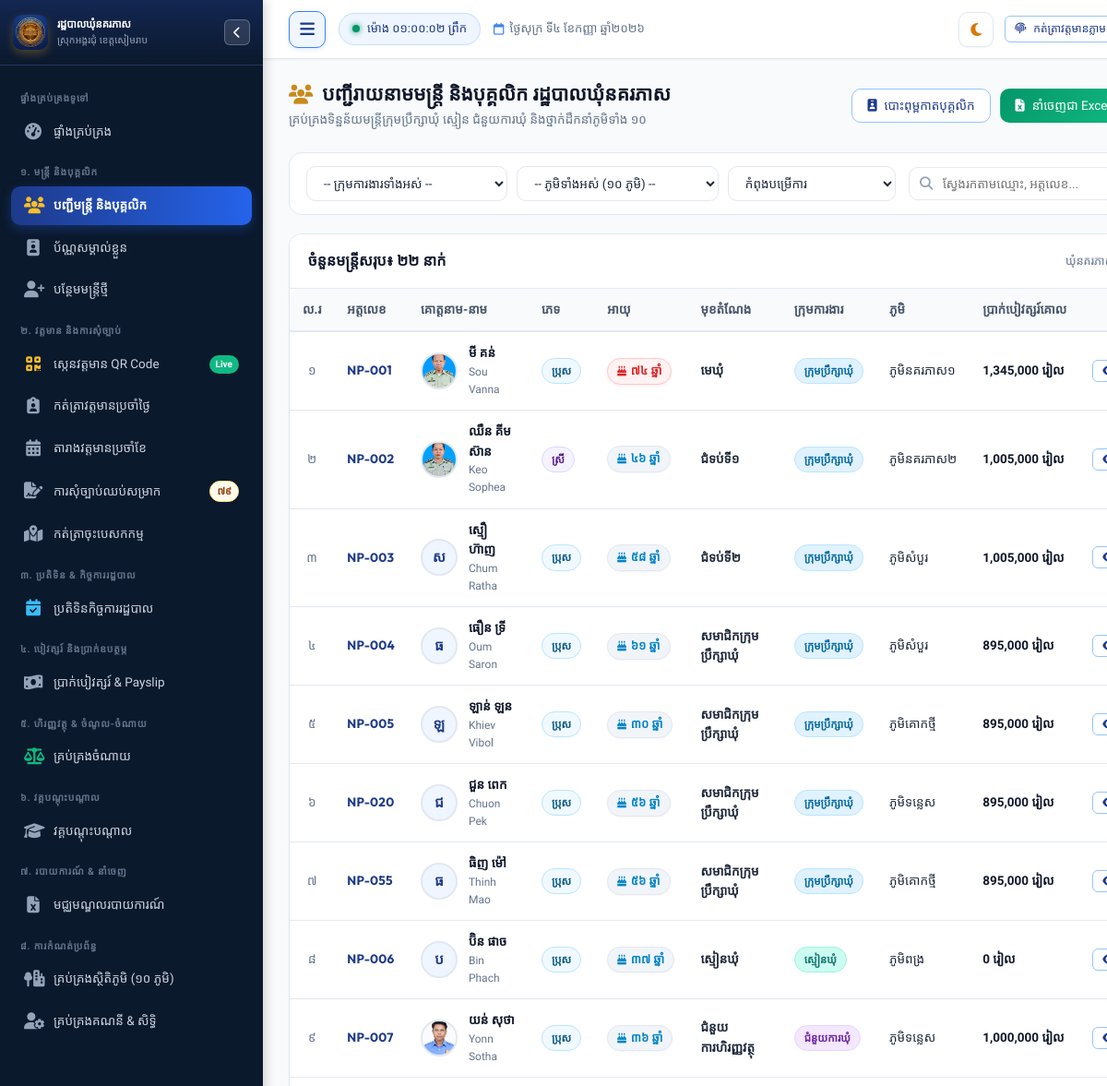
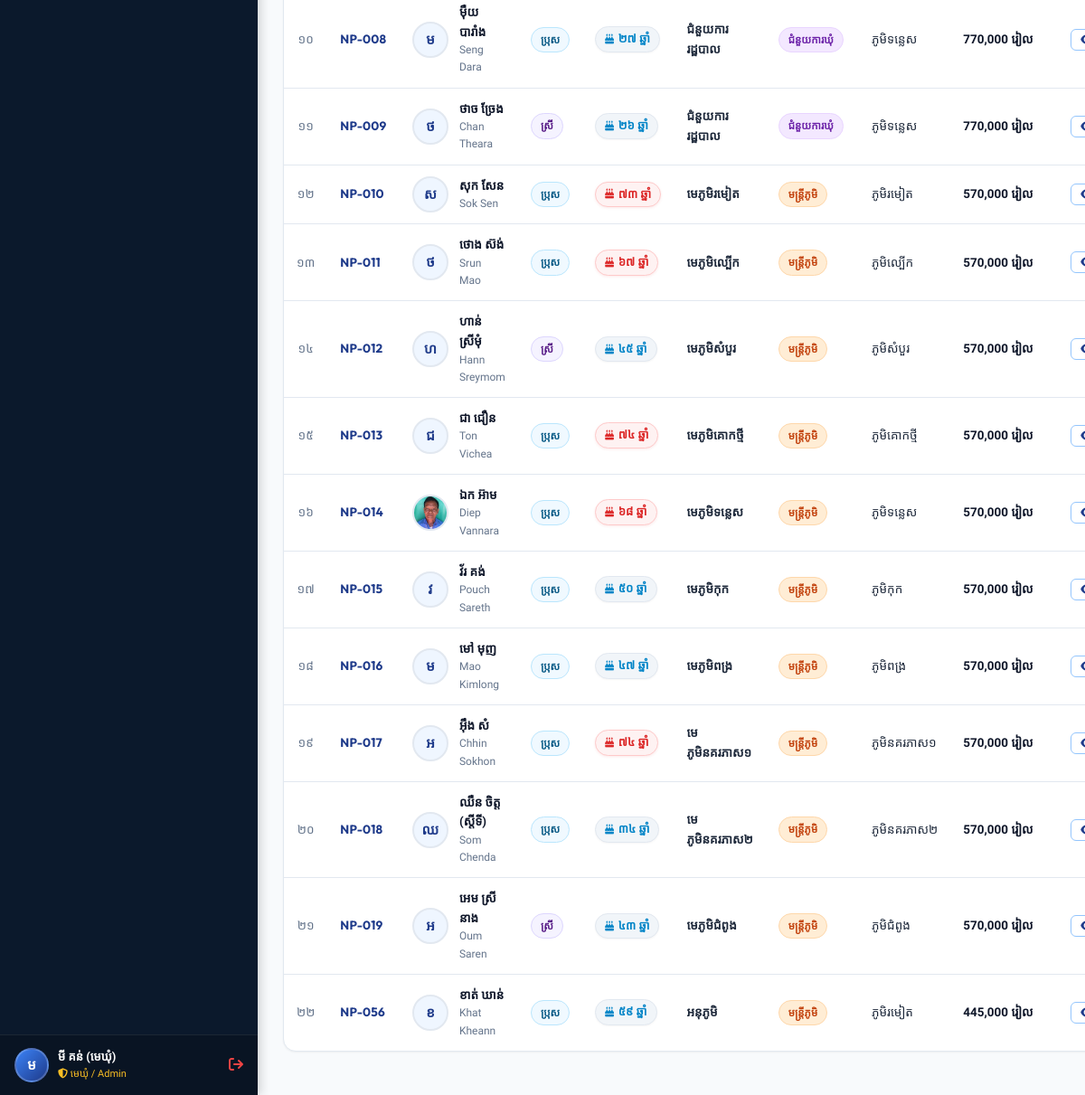
Page /staff (signed in) on the committed database (2 pictures, top to bottom).
### tables this page shows
CREATE TABLE staff (
        id INTEGER PRIMARY KEY AUTOINCREMENT,
        officer_code TEXT UNIQUE NOT NULL,
        name_kh TEXT NOT NULL,
        name_en TEXT NOT NULL,
        gender TEXT NOT NULL, -- 'ប្រុស', 'ស្រី'
        dob TEXT NOT NULL,
        national_id TEXT,
        phone TEXT,
        email TEXT,
        village TEXT NOT NULL,
        commune TEXT DEFAULT 'នគរភាស',
        district TEXT DEFAULT 'វ៉ារិន',
        province TEXT DEFAULT 'សៀមរាប',
        address TEXT,
        category TEXT NOT NULL, -- 'council', 'clerk', 'contract', 'village'
        position_title_kh TEXT NOT NULL,
        position_title_en TEXT,
        cadre_level TEXT, -- កម្រិតក្របខណ្ឌ
        appointment_date TEXT,
        contract_end_date TEXT,
        base_salary REAL DEFAULT 0,
        position_allowance REAL DEFAULT 0,
        family_allowance REAL DEFAULT 0,
        education_level TEXT,
        photo TEXT,
        status TEXT DEFAULT 'active', -- 'active', 'resigned', 'retired', 'suspended'
        emergency_contact TEXT,
        notes TEXT,
        created_at TIMESTAMP DEFAULT CURRENT_TIMESTAMP,
        updated_at TIMESTAMP DEFAULT CURRENT_TIMESTAMP
    );

### app.py (the view)
@app.route("/staff")
@login_required
def staff_list():
    category = request.args.get("category", "").strip()
    village = request.args.get("village", "").strip()
    search = request.args.get("q", "").strip()
    status = request.args.get("status", "active").strip()
    conn = get_db()
    cursor = conn.cursor()
    query = "SELECT * FROM staff WHERE 1=1"
    params = []
    if status and status != "all":
        query += " AND status = ?"
        params.append(status)
    if category and category in STAFF_CATEGORIES:
        query += " AND category = ?"
        params.append(category)
    if village:
        query += " AND village = ?"
        params.append(village)
    if search:
        query += " AND (name_kh LIKE ? OR name_en LIKE ? OR officer_code LIKE ? OR phone LIKE ? OR position_title_kh LIKE ?)"
        pattern = f"%{search}%"
        params.extend([pattern, pattern, pattern, pattern, pattern])
    query += " ORDER BY CASE category WHEN 'council' THEN 1 WHEN 'clerk' THEN 2 WHEN 'contract' THEN 3 ELSE 4 END, id"
    cursor.execute(query, params)
    staff_rows = cursor.fetchall()
    cursor.execute("SELECT village_name_kh FROM villages ORDER BY id")
    village_list = [r[0] for r in cursor.fetchall()]
    conn.close()
    return render_template(
        "staff/list.html",
        staff_rows=staff_rows,
        selected_category=category,
        selected_village=village,
        selected_status=status,
        search_query=search,
        village_list=village_list
    )

### templates/staff/list.html (shortened to what this page needs)
{% extends "base.html" %}
{% block content %}
<div class="page-header">
  <div class="page-header-title">
    <h1>
      <i class="fa-solid fa-users text-gold"></i>
      <span>បញ្ជីរាយនាមមន្ត្រី និងបុគ្គលិក រដ្ឋបាលឃុំនគរភាស</span>
    </h1>
    <p>គ្រប់គ្រងទិន្នន័យមន្ត្រីក្រុមប្រឹក្សាឃុំ ស្មៀន ជំនួយការឃុំ និងថ្នាក់ដឹកនាំភូមិទាំង ១០</p>
  </div>
  <div class="page-actions">
    <a href="{{ url_for('staff_id_cards_batch') }}" class="btn btn-outline-primary">
      <i class="fa-solid fa-id-badge"></i>
      <span>បោះពុម្ពកាតបុគ្គលិក</span>
    </a>
    <a href="{{ url_for('export_staff_excel_route', category=selected_category) }}" class="btn btn-success">
      <i class="fa-solid fa-file-excel"></i>
      <span>នាំចេញជា Excel</span>
    </a>
  </div>
</div>
<form method="GET" action="{{ url_for('staff_list') }}" class="filter-toolbar">
  <div class="filter-group-row">
    <select name="category" class="form-select" onchange="this.form.submit()" title="ជ្រើសរើសក្រុមការងារ">
      <option value="">-- ក្រុមការងារទាំងអស់ --</option>
    </select>
    <select name="village" class="form-select" onchange="this.form.submit()" title="ជ្រើសរើសភូមិ">
      <option value="">-- ភូមិទាំងអស់ (១០ ភូមិ) --</option>
    </select>
    <select name="status" class="form-select" onchange="this.form.submit()" title="ជ្រើសរើសស្ថានភាព">
      <option value="active" {% if selected_status == 'active' %}selected{% endif %}>កំពុងបម្រើការ</option>
    </select>
  </div>
  <div class="filter-search-group">
    <div class="search-input-wrapper">
      <i class="fa-solid fa-magnifying-glass search-icon"></i>
      <input type="text" name="q" value="{{ search_query }}" class="form-control" placeholder="ស្វែងរកតាមឈ្មោះ, អត្តលេខ...">
    </div>
  </div>
</form>
<div class="card">
  <div class="card-header">
    <div class="card-title">
      <span>ចំនួនមន្ត្រីសរុប៖ <strong>{{ staff_rows | length | kh_num }} នាក់</strong></span>
    </div>
    <div style="font-size: 12.5px; color: var(--text-muted);">
      ឃុំនគរភាស ស្រុកអង្គរជុំ ខេត្តសៀមរាប
    </div>
  </div>
  <div class="card-body" style="padding: 0;">
    <div class="table-responsive">
      <table class="custom-table filterable-table">
        <thead>
          <tr>
            <th style="width: 50px; text-align: center;">ល.រ</th>
            <th style="white-space: nowrap;">អត្តលេខ</th>
            <th>គោត្តនាម-នាម</th>
            <th>ភេទ</th>
            <th>អាយុ</th>
            <th>មុខតំណែង</th>
            <th>ក្រុមការងារ</th>
            <th>ភូមិ</th>
            <th style="white-space: nowrap;">ប្រាក់បៀវត្សរ៍គោល</th>
            <th style="text-align: center; width: 140px;">សកម្មភាព</th>
          </tr>
        </thead>
        <tbody>
          {% for s in staff_rows %}
          <tr>
            <td style="text-align: center; color: var(--text-muted);">{{ loop.index | kh_num }}</td>
            <td style="white-space: nowrap;">
              <span class="officer-code-pill">{{ s.officer_code }}</span>
            </td>
            <td>
              <div class="avatar-cell">
                {% if s.photo %}
                <img src="{{ url_for('static', filename='uploads/' + s.photo) }}" alt="{{ s.name_kh }}" class="avatar-circle" style="object-fit: cover;">
                {% else %}
                <div class="avatar-circle">
                  {{ s.name_kh[:1] }}
                </div>
                {% endif %}
                <div class="avatar-details">
                  <a href="{{ url_for('staff_detail', staff_id=s.id) }}" class="primary-name">
                    {{ s.name_kh }}
                  </a>
                  <div class="sub-name font-latin">{{ s.name_en }}</div>
                </div>
              </div>
            </td>
            <td>
              <span class="badge {% if s.gender == 'ស្រី' %}badge-purple{% else %}badge-info{% endif %}">
                {{ s.gender }}
              </span>
            </td>
            <td style="white-space: nowrap;">
              {% set staff_age = s.dob | age %}
              <span class="age-badge {% if staff_age and staff_age > 65 %}age-senior{% endif %}">
                <i class="fa-solid fa-cake-candles"></i>
                {{ s.dob | kh_age }}
              </span>
            </td>
            <td>
              <strong>{{ s.position_title_kh }}</strong>
            </td>
            <td>
              {% set cat_info = STAFF_CATEGORIES.get(s.category, {}) %}
              <span class="badge {{ cat_info.badge_class }}">
                {{ cat_info.name_kh }}
              </span>
            </td>
            <td style="white-space: nowrap;">ភូមិ{{ s.village }}</td>
            <td style="white-space: nowrap;">
              <span class="salary-text">{{ s.base_salary | currency }}</span>
            </td>
            <td style="text-align: center;">
              <div style="display: flex; justify-content: center; gap: 5px;">
                <a href="{{ url_for('staff_detail', staff_id=s.id) }}" class="btn btn-sm btn-outline-primary" title="មើលប្រវត្តិរូបលម្អិត">
                  <i class="fa-solid fa-eye"></i>
                </a>
              </div>
            </td>
          </tr>
          {% endfor %}
        </tbody>
      </table>
    </div>
  </div>
</div>
{% endblock %}

### templates/base.html (shortened to what this page needs)
<!DOCTYPE html>
<html lang="km">
<head>
  <link rel="stylesheet" href="https://cdnjs.cloudflare.com/ajax/libs/font-awesome/6.5.1/css/all.min.css">
  <link rel="stylesheet" href="{{ url_for('static', filename='css/style.css') }}?v=5.2">
</head>
<body>
  <div class="app-container">
    <aside id="app-sidebar" class="sidebar">
      <div class="sidebar-header">
        <div class="sidebar-logo-icon" style="background: transparent; overflow: hidden; padding: 0;">
          <img src="{{ url_for('static', filename='img/app-icon.png') }}" alt="Logo" style="width: 100%; height: 100%; object-fit: cover; border-radius: 8px;">
        </div>
        <div class="sidebar-title-box">
          <h3>រដ្ឋបាលឃុំនគរភាស</h3>
          <p>ស្រុកអង្គរជុំ ខេត្តសៀមរាប</p>
        </div>
        <button type="button" id="sidebar-close-btn" class="sidebar-header-hide-btn" aria-label="លាក់ម៉ឺនុយ"
          title="លាក់/បិទផ្ទាំងម៉ឺនុយ (Hide Sidebar)">
          <i class="fa-solid fa-chevron-left"></i>
        </button>
      </div>
      <div class="sidebar-menu">
        <div class="menu-category">ផ្ទាំងគ្រប់គ្រងទូទៅ</div>
        <a href="{{ url_for('dashboard') }}"
          class="nav-link {% if request.path == '/' or request.path == '/dashboard' %}active{% endif %}">
          <i class="fa-solid fa-gauge-high"></i>
          <span>ផ្ទាំងគ្រប់គ្រង</span>
        </a>
        <div class="menu-category">១. មន្ត្រី និងបុគ្គលិក</div>
        <a href="{{ url_for('staff_list') }}" class="nav-link {% if request.path == '/staff' %}active{% endif %}">
          <i class="fa-solid fa-users"></i>
          <span>បញ្ជីមន្ត្រី និងបុគ្គលិក</span>
        </a>
        <a href="{{ url_for('staff_id_cards_batch') }}"
          class="nav-link {% if request.path == '/staff/id-cards' or '/id-card' in request.path %}active{% endif %}">
          <i class="fa-solid fa-id-badge"></i>
          <span>ប័ណ្ណសម្គាល់ខ្លួន</span>
        </a>
        {% if session.role in ['admin', 'clerk'] %}
        <a href="{{ url_for('staff_create') }}" class="nav-link {% if request.path == '/staff/new' %}active{% endif %}">
          <i class="fa-solid fa-user-plus"></i>
          <span>បន្ថែមមន្ត្រីថ្មី</span>
        </a>
        {% endif %}
        <div class="menu-category">២. វត្តមាន និងការសុំច្បាប់</div>
        <a href="{{ url_for('attendance_scan') }}"
          class="nav-link {% if request.path == '/attendance/scan' %}active{% endif %}">
          <i class="fa-solid fa-qrcode" style="color: #fbbf24;"></i>
          <span>ស្កេនវត្តមាន QR Code</span>
          <span class="nav-badge" style="background: #10b981; color: #ffffff; font-size: 10px;">Live</span>
        </a>
        <a href="{{ url_for('attendance_daily') }}"
          class="nav-link {% if request.path == '/attendance/daily' %}active{% endif %}">
          <i class="fa-solid fa-clipboard-user"></i>
          <span>កត់ត្រាវត្តមានប្រចាំថ្ងៃ</span>
        </a>
        <a href="{{ url_for('attendance_monthly') }}"
          class="nav-link {% if request.path == '/attendance/monthly' %}active{% endif %}">
          <i class="fa-solid fa-calendar-days"></i>
          <span>តារាងវត្តមានប្រចាំខែ</span>
        </a>
        <a href="{{ url_for('leave_list') }}"
          class="nav-link {% if request.path.startswith('/leave') %}active{% endif %}">
          <i class="fa-solid fa-file-signature"></i>
          <span>ការសុំច្បាប់ឈប់សម្រាក</span>
          {% if pending_leaves_count > 0 %}
          <span class="nav-badge badge-warning">{{ pending_leaves_count | kh_num }}</span>
          {% endif %}
        </a>
        <a href="{{ url_for('mission_list') }}"
          class="nav-link {% if request.path.startswith('/missions') %}active{% endif %}">
          <i class="fa-solid fa-map-location-dot"></i>
          <span>កត់ត្រាចុះបេសកកម្ម</span>
        </a>
        <div class="menu-category">៣. ប្រតិទិន & កិច្ចការរដ្ឋបាល</div>
        <a href="{{ url_for('calendar_index') }}"
          class="nav-link {% if request.path.startswith('/calendar') %}active{% endif %}">
          <i class="fa-solid fa-calendar-check" style="color: #38bdf8;"></i>
          <span>ប្រតិទិនកិច្ចការរដ្ឋបាល</span>
        </a>
        <div class="menu-category">៤. បៀវត្សរ៍ និងប្រាក់ឧបត្ថម្ភ</div>
        <a href="{{ url_for('payroll_list') }}"
          class="nav-link {% if request.path.startswith('/payroll') %}active{% endif %}">
          <i class="fa-solid fa-money-bill-wave"></i>
          <span>ប្រាក់បៀវត្សរ៍ & Payslip</span>
        </a>
        <div class="menu-category">៥. ហិរញ្ញវត្ថុ & ចំណូល-ចំណាយ</div>
        <a href="{{ url_for('finance_list') }}"
          class="nav-link {% if request.path.startswith('/finance') %}active{% endif %}">
          <i class="fa-solid fa-scale-balanced" style="color: #10b981;"></i>
          <span>គ្រប់គ្រងចំណាយ</span>
        </a>
        <div class="menu-category">៦. វគ្គបណ្តុះបណ្តាល</div>
        <a href="{{ url_for('evaluation_trainings') }}"
          class="nav-link {% if request.path == '/evaluation/trainings' %}active{% endif %}">
          <i class="fa-solid fa-graduation-cap"></i>
          <span>វគ្គបណ្តុះបណ្តាល</span>
        </a>
        <div class="menu-category">៧. របាយការណ៍ & នាំចេញ</div>
        <a href="{{ url_for('reports_hub') }}" class="nav-link {% if request.path == '/reports' %}active{% endif %}">
          <i class="fa-solid fa-file-excel"></i>
          <span>មជ្ឈមណ្ឌលរបាយការណ៍</span>
        </a>
        {% if session.role in ['admin', 'clerk'] %}
        <div class="menu-category">៨. ការកំណត់ប្រព័ន្ធ</div>
        <a href="{{ url_for('settings_villages') }}"
          class="nav-link {% if request.path == '/settings/villages' %}active{% endif %}">
          <i class="fa-solid fa-tree-city"></i>
          <span>គ្រប់គ្រងស្ថិតិភូមិ (១០ ភូមិ)</span>
        </a>
        {% if session.role == 'admin' %}
        <a href="{{ url_for('settings_users') }}"
          class="nav-link {% if request.path == '/settings/users' %}active{% endif %}">
          <i class="fa-solid fa-user-gear"></i>
          <span>គ្រប់គ្រងគណនី & សិទ្ធិ</span>
        </a>
        {% endif %}
        {% endif %}
      </div>
      <div class="sidebar-footer">
        <div class="user-profile-pill">
          <div class="user-avatar-sm">
            {{ session.full_name[:1] if session.full_name else 'U' }}
          </div>
          <div class="user-info-text">
            <div class="name">{{ session.full_name or 'មន្ត្រីឃុំ' }}</div>
            <div class="role">
              {% if session.role == 'admin' %}
              <i class="fa-solid fa-shield-halved"></i> មេឃុំ / Admin
              {% elif session.role == 'clerk' %}
              <i class="fa-solid fa-pen-nib"></i> ស្មៀនឃុំ
              {% else %}
              <i class="fa-solid fa-user"></i> មន្ត្រីទូទៅ
              {% endif %}
            </div>
          </div>
          <a href="{{ url_for('logout') }}" title="ចាកចេញ" style="color: #ef4444; font-size: 16px;">
            <i class="fa-solid fa-arrow-right-from-bracket"></i>
          </a>
        </div>
      </div>
    </aside>
    <div class="main-wrapper">
      <header class="topbar">
        <div class="topbar-left">
          <button type="button" id="sidebar-toggle-btn" class="sidebar-toggle-btn" aria-label="លាក់/បង្ហាញម៉ឺនុយ"
            title="លាក់/បង្ហាញម៉ឺនុយ (Toggle Sidebar)">
            <i class="fa-solid fa-bars"></i>
          </button>
          <div class="live-clock-badge">
            <span class="dot"></span>
            <span id="live-time-display">កំពុងផ្ទុកម៉ោង...</span>
          </div>
          <span class="topbar-date-display">
            <i class="fa-regular fa-calendar"></i>
            <span class="date-text">{{ today_khmer }}</span>
          </span>
        </div>
        <div class="topbar-right">
          <button type="button" id="theme-toggle-btn" class="theme-toggle-btn" aria-label="ប្តូរពណ៌ Theme"
            title="ប្តូរពន្លឺ Theme (Light / Dark Mode)">
            <i class="fa-solid fa-moon" id="theme-toggle-icon"></i>
          </button>
          <button id="btn-quick-checkin" onclick="handleQuickCheckin()" class="btn btn-sm btn-outline-primary"
            title="កត់ត្រាវត្តមានចូល/ចេញថ្ងៃនេះ">
            <i class="fa-solid fa-fingerprint"></i>
            <span class="btn-text">កត់ត្រាវត្តមានភ្លាមៗ</span>
          </button>
        </div>
      </header>
      <main class="page-content">
        {% block content %}{% endblock %}
      </main>
    </div>
  </div>
</body>
</html>

### rows in the picture
staff: officer_code "NP-001", photo (picture), name_kh "មី គន់", name_en "Sou Vanna", gender "ប្រុស", dob|kh_age "៧៤ ឆ្នាំ", position_title_kh "មេឃុំ", name_kh "ក្រុមប្រឹក្សាឃុំ", village "នគរភាស១", base_salary "1,345,000 រៀល"
staff: officer_code "NP-002", photo (picture), name_kh "ឈឺន គីមស៊ាន", name_en "Keo Sophea", gender "ស្រី", dob|kh_age "៤៦ ឆ្នាំ", position_title_kh "ជំទប់ទី១", name_kh "ក្រុមប្រឹក្សាឃុំ", village "នគរភាស២", base_salary "1,005,000 រៀល"
staff: officer_code "NP-003", name_kh "ស", name_kh "ស្មឿ ហ៊ាញ", name_en "Chum Ratha", gender "ប្រុស", dob|kh_age "៥៨ ឆ្នាំ", position_title_kh "ជំទប់ទី២", name_kh "ក្រុមប្រឹក្សាឃុំ", village "សំបួរ", base_salary "1,005,000 រៀល"
staff: officer_code "NP-004", name_kh "ធ", name_kh "ធឿន ទ្រី", name_en "Oum Saron", gender "ប្រុស", dob|kh_age "៦១ ឆ្នាំ", position_title_kh "សមាជិកក្រុមប្រឹក្សាឃុំ", name_kh "ក្រុមប្រឹក្សាឃុំ", village "សំបួរ", base_salary "895,000 រៀល"
staff: officer_code "NP-005", name_kh "ឡ", name_kh "ឡាន់ ឡន", name_en "Khiev Vibol", gender "ប្រុស", dob|kh_age "៣០ ឆ្នាំ", position_title_kh "សមាជិកក្រុមប្រឹក្សាឃុំ", name_kh "ក្រុមប្រឹក្សាឃុំ", village "គោកថ្មី", base_salary "895,000 រៀល"
staff: officer_code "NP-020", name_kh "ជ", name_kh "ជួន ពេក", name_en "Chuon Pek", gender "ប្រុស", dob|kh_age "៥៦ ឆ្នាំ", position_title_kh "សមាជិកក្រុមប្រឹក្សាឃុំ", name_kh "ក្រុមប្រឹក្សាឃុំ", village "ទន្លេស", base_salary "895,000 រៀល"
staff: officer_code "NP-055", name_kh "ធ", name_kh "ធិញ ម៉ៅ", name_en "Thinh Mao", gender "ប្រុស", dob|kh_age "៥៦ ឆ្នាំ", position_title_kh "សមាជិកក្រុមប្រឹក្សាឃុំ", name_kh "ក្រុមប្រឹក្សាឃុំ", village "គោកថ្មី", base_salary "895,000 រៀល"
staff: officer_code "NP-006", name_kh "ប", name_kh "ប៊ិន ផាច", name_en "Bin Phach", gender "ប្រុស", dob|kh_age "៣៧ ឆ្នាំ", position_title_kh "ស្មៀនឃុំ", name_kh "ស្មៀនឃុំ", village "ពង្រ", base_salary "0 រៀល"
staff: officer_code "NP-007", photo (picture), name_kh "យន់ សុថា", name_en "Yonn Sotha", gender "ប្រុស", dob|kh_age "៣៦ ឆ្នាំ", position_title_kh "ជំនួយការហិរញ្ញវត្ថុ", name_kh "ជំនួយការឃុំ", village "ទន្លេស", base_salary "1,000,000 រៀល"
staff: officer_code "NP-008", name_kh "ម", name_kh "ម៉ឺយ បារាំង", name_en "Seng Dara", gender "ប្រុស", dob|kh_age "២៧ ឆ្នាំ", position_title_kh "ជំនួយការរដ្ឋបាល", name_kh "ជំនួយការឃុំ", village "ទន្លេស", base_salary "770,000 រៀល"
staff: officer_code "NP-009", name_kh "ថ", name_kh "ថាច ច្រែង", name_en "Chan Theara", gender "ស្រី", dob|kh_age "២៦ ឆ្នាំ", position_title_kh "ជំនួយការរដ្ឋបាល", name_kh "ជំនួយការឃុំ", village "ទន្លេស", base_salary "770,000 រៀល"
staff: officer_code "NP-010", name_kh "ស", name_kh "សុក សែន", name_en "Sok Sen", gender "ប្រុស", dob|kh_age "៧៣ ឆ្នាំ", position_title_kh "មេភូមិរមៀត", name_kh "មន្ត្រីភូមិ", village "រមៀត", base_salary "570,000 រៀល"
staff: officer_code "NP-011", name_kh "ថ", name_kh "ថោង ស៊ង់", name_en "Srun Mao", gender "ប្រុស", dob|kh_age "៦៧ ឆ្នាំ", position_title_kh "មេភូមិល្បើក", name_kh "មន្ត្រីភូមិ", village "ល្បើក", base_salary "570,000 រៀល"
staff: officer_code "NP-012", name_kh "ហ", name_kh "ហាន់ ស្រីមុំ", name_en "Hann Sreymom", gender "ស្រី", dob|kh_age "៤៥ ឆ្នាំ", position_title_kh "មេភូមិសំបួរ", name_kh "មន្ត្រីភូមិ", village "សំបួរ", base_salary "570,000 រៀល"
staff: officer_code "NP-013", name_kh "ជ", name_kh "ជា ជឿន", name_en "Ton Vichea", gender "ប្រុស", dob|kh_age "៧៤ ឆ្នាំ", position_title_kh "មេភូមិគោកថ្មី", name_kh "មន្ត្រីភូមិ", village "គោកថ្មី", base_salary "570,000 រៀល"
staff: officer_code "NP-014", photo (picture), name_kh "ឯក អ៊ាម", name_en "Diep Vannara", gender "ប្រុស", dob|kh_age "៦៨ ឆ្នាំ", position_title_kh "មេភូមិទន្លេស", name_kh "មន្ត្រីភូមិ", village "ទន្លេស", base_salary "570,000 រៀល"
staff: officer_code "NP-015", name_kh "វ", name_kh "វ័រ គង់", name_en "Pouch Sareth", gender "ប្រុស", dob|kh_age "៥០ ឆ្នាំ", position_title_kh "មេភូមិកុក", name_kh "មន្ត្រីភូមិ", village "កុក", base_salary "570,000 រៀល"
staff: officer_code "NP-016", name_kh "ម", name_kh "មៅ មុញ", name_en "Mao Kimlong", gender "ប្រុស", dob|kh_age "៤៧ ឆ្នាំ", position_title_kh "មេភូមិពង្រ", name_kh "មន្ត្រីភូមិ", village "ពង្រ", base_salary "570,000 រៀល"
staff: officer_code "NP-017", name_kh "អ", name_kh "អ៊ឹង សំ", name_en "Chhin Sokhon", gender "ប្រុស", dob|kh_age "៧៤ ឆ្នាំ", position_title_kh "មេភូមិនគរភាស១", name_kh "មន្ត្រីភូមិ", village "នគរភាស១", base_salary "570,000 រៀល"
staff: officer_code "NP-018", name_kh "ឈ", name_kh "ឈឺន ចិត្ត (ស្តីទី)", name_en "Som Chenda", gender "ប្រុស", dob|kh_age "៣៤ ឆ្នាំ", position_title_kh "មេភូមិនគរភាស២", name_kh "មន្ត្រីភូមិ", village "នគរភាស២", base_salary "570,000 រៀល"
staff: officer_code "NP-019", name_kh "អ", name_kh "អេម ស្រីនាង", name_en "Oum Saren", gender "ស្រី", dob|kh_age "៤៣ ឆ្នាំ", position_title_kh "មេភូមិជំពូង", name_kh "មន្ត្រីភូមិ", village "ជំពូង", base_salary "570,000 រៀល"
staff: officer_code "NP-056", name_kh "ខ", name_kh "ខាត់ ឃាន់", name_en "Khat Kheann", gender "ប្រុស", dob|kh_age "៥៩ ឆ្នាំ", position_title_kh "អនុភូមិ", name_kh "មន្ត្រីភូមិ", village "រមៀត", base_salary "445,000 រៀល"

### other values in the picture
{{ pending_leaves_count | kh_num }} "៧៩"
{{ session.full_name[:1] if session.full_name else 'U' }} "ម"
{{ session.full_name or 'មន្ត្រីឃុំ' }} "មី គន់ (មេឃុំ)"
{{ today_khmer }} "ថ្ងៃសុក្រ ទី៤ ខែកញ្ញា ឆ្នាំ២០២៦"
{{ staff_rows | length | kh_num }} "២២"
